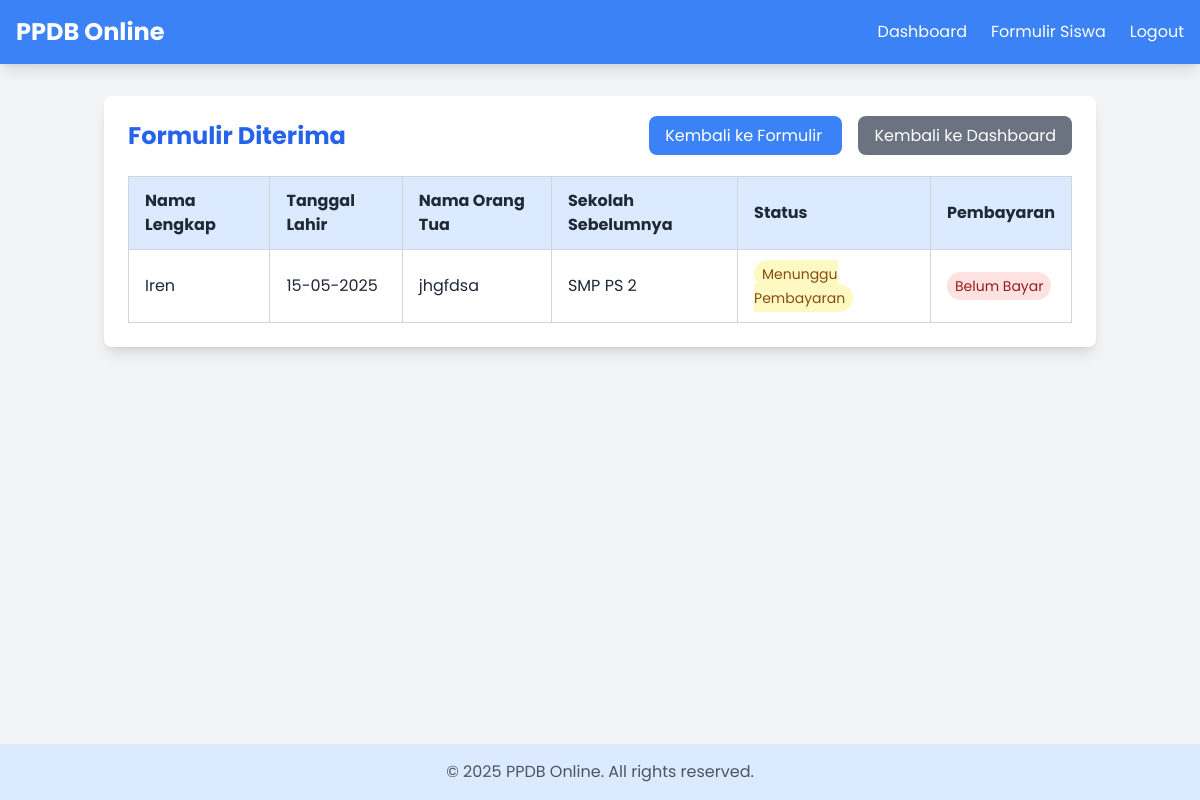
/admin/accepted_forms (signed in), run on an earlier commit of the app's database.
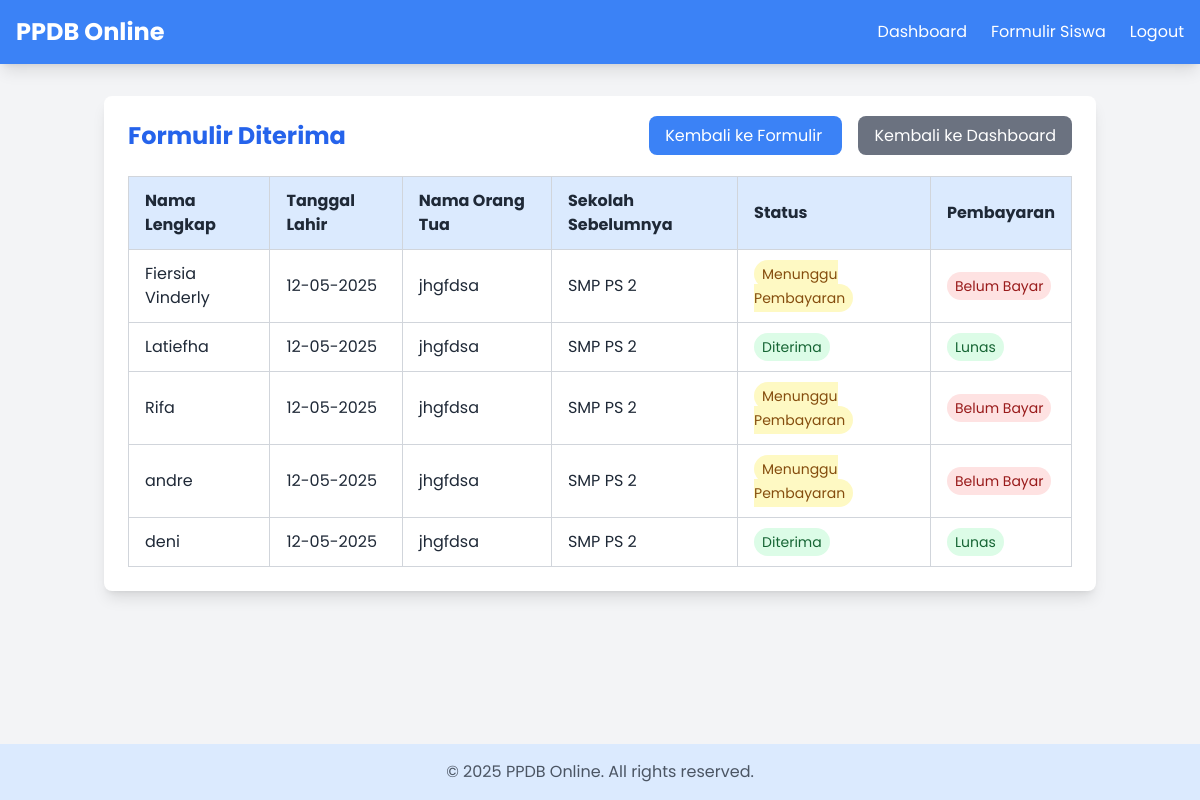
And on a later commit of the database.
### app/models.py (models this page shows, shortened)
class StudentForm(db.Model):
    __tablename__ = 'student_forms'
    id = db.Column(db.Integer, primary_key=True)
    user_id = db.Column(db.Integer, db.ForeignKey('users.id'), nullable=False)
    full_name = db.Column(db.String(100), nullable=False)
    gender = db.Column(db.String(1), nullable=False)
    birth_place = db.Column(db.String(100), nullable=False)
    birth_date = db.Column(db.Date, nullable=False)
    religion = db.Column(db.String(20), nullable=False)
    nisn = db.Column(db.String(20), nullable=False)
    father_name = db.Column(db.String(100), nullable=False)
    mother_name = db.Column(db.String(100), nullable=False)
    parent_phone = db.Column(db.String(15), nullable=False)
    parent_occupation = db.Column(db.String(100), nullable=False)
    address = db.Column(db.Text, nullable=False)
    previous_school = db.Column(db.String(100), nullable=False)
    achievement_file = db.Column(db.String(255), nullable=True)
    status = db.Column(db.String(20), default='Menunggu')
    payment_proof = db.Column(db.String(255), nullable=True)
    payment_status = db.Column(db.String(20), default='Belum Bayar')
    created_at = db.Column(db.DateTime, default=datetime.utcnow)
    user = db.relationship('User', backref='forms')
    accepted_record = db.relationship('AcceptedStudent', backref='form',
                                    uselist=False, cascade='all, delete-orphan')
    rejected_record = db.relationship('RejectedStudent', backref='form',
                                    uselist=False, cascade='all, delete-orphan')
    spp_payments = db.relationship('PaymentSPP', backref='student',
                                 lazy='dynamic', cascade='all, delete-orphan')

### app/routes/admin.py (the view)
    def wrapper(*args, **kwargs):
        if not current_user.is_authenticated or not current_user.is_admin:
            flash("Anda tidak memiliki akses ke halaman ini.", "danger")
            return redirect(url_for('main.index'))
        return func(*args, **kwargs)

### app/routes/admin.py (called while the page is built)
def admin_required(func):
    def wrapper(*args, **kwargs):
        if not current_user.is_authenticated or not current_user.is_admin:
            flash("Anda tidak memiliki akses ke halaman ini.", "danger")
            return redirect(url_for('main.index'))
        return func(*args, **kwargs)
    wrapper.__name__ = func.__name__
    return wrapper

@admin_bp.route('/accepted_forms', methods=['GET'])
@login_required
@admin_required
def accepted_forms():
    all_forms = StudentForm.query.all()
    print("\nAll forms in database:")
    for f in all_forms:
        print(f"ID: {f.id}, Name: {f.full_name}, Status: {f.status}, Payment: {f.payment_status}")
    forms = StudentForm.query.filter(
        StudentForm.status.in_(["Diterima", "Menunggu Pembayaran"])
    ).all()
    print("\nAccepted forms:")
    for f in forms:
        print(f"ID: {f.id}, Name: {f.full_name}, Status: {f.status}, Payment: {f.payment_status}")
    return render_template('accepted_forms.html', forms=forms)

### app/templates/accepted_forms.html (shortened to what the changed rows need)
<!DOCTYPE html>
<html lang="id">
<head>
    <script src="https://cdn.tailwindcss.com"></script>
</head>
<body class="bg-gray-100 text-gray-800 min-h-screen flex flex-col">
    <div class="container mx-auto px-4 py-8">
        <div class="max-w-6xl mx-auto bg-white rounded-lg shadow-lg p-6">
            <div class="flex justify-between items-center mb-6">
                <h2 class="text-2xl font-bold text-blue-600">Formulir Diterima</h2>
            </div>
            <div class="overflow-x-auto">
                <table class="w-full text-left text-gray-800 border-collapse">
                    <thead>
                        <tr class="bg-blue-100">
                            <th class="py-3 px-4 border border-gray-300">Nama Lengkap</th>
                            <th class="py-3 px-4 border border-gray-300">Tanggal Lahir</th>
                            <th class="py-3 px-4 border border-gray-300">Nama Orang Tua</th>
                            <th class="py-3 px-4 border border-gray-300">Sekolah Sebelumnya</th>
                            <th class="py-3 px-4 border border-gray-300">Status</th>
                            <th class="py-3 px-4 border border-gray-300">Pembayaran</th>
                        </tr>
                    </thead>
                    <tbody>
                        {% if forms %}
                            {% for form in forms %}
                            <tr class="hover:bg-gray-50">
                                <td class="py-3 px-4 border border-gray-300">{{ form.full_name }}</td>
                                <td class="py-3 px-4 border border-gray-300">
                                    {% if form.birth_date %}
                                        {{ form.birth_date.strftime('%d-%m-%Y') }}
                                    {% else %}
                                        -
                                    {% endif %}
                                </td>
                                <td class="py-3 px-4 border border-gray-300">{{ form.father_name }}</td>
                                <td class="py-3 px-4 border border-gray-300">{{ form.previous_school }}</td>
                                <td class="py-3 px-4 border border-gray-300">
                                    <span class="px-2 py-1 rounded-full text-sm
                                        {% if form.status == 'Menunggu Pembayaran' %}
                                            bg-yellow-100 text-yellow-800
                                        {% else %}
                                            bg-green-100 text-green-800
                                        {% endif %}">
                                        {{ form.status }}
                                    </span>
                                </td>
                                <td class="py-3 px-4 border border-gray-300">
                                    <span class="px-2 py-1 rounded-full text-sm
                                        {% if form.payment_status == 'Lunas' %}
                                            bg-green-100 text-green-800
                                        {% else %}
                                            bg-red-100 text-red-800
                                        {% endif %}">
                                        {{ form.payment_status or 'Belum Bayar' }}
                                    </span>
                                </td>
                            </tr>
                            {% endfor %}
                        {% else %}
                            <tr>
                                <td colspan="6" class="py-8 text-center text-gray-500">
                                    Tidak ada formulir yang diterima saat ini.
                                </td>
                            </tr>
                        {% endif %}
                    </tbody>
                </table>
            </div>
        </div>
    </div>
</body>
</html>

What changed in the data, as far as the page shows it:
removed StudentForm: full_name "Iren", birth_date "15-05-2025", father_name "jhgfdsa", previous_school "SMP PS 2", status "Menunggu Pembayaran", payment_status "Belum Bayar"
now on this page (row edited): StudentForm: full_name "Fiersia Vinderly", birth_date "12-05-2025", father_name "jhgfdsa", previous_school "SMP PS 2", status "Menunggu Pembayaran", payment_status "Belum Bayar"
now on this page (row edited): StudentForm: full_name "Latiefha", birth_date "12-05-2025", father_name "jhgfdsa", previous_school "SMP PS 2", status "Diterima", payment_status "Lunas"
added StudentForm: full_name "Rifa", birth_date "12-05-2025", father_name "jhgfdsa", previous_school "SMP PS 2", status "Menunggu Pembayaran", payment_status "Belum Bayar"
added StudentForm: full_name "andre", birth_date "12-05-2025", father_name "jhgfdsa", previous_school "SMP PS 2", status "Menunggu Pembayaran", payment_status "Belum Bayar"
added StudentForm: full_name "deni", birth_date "12-05-2025", father_name "jhgfdsa", previous_school "SMP PS 2", status "Diterima", payment_status "Lunas"
